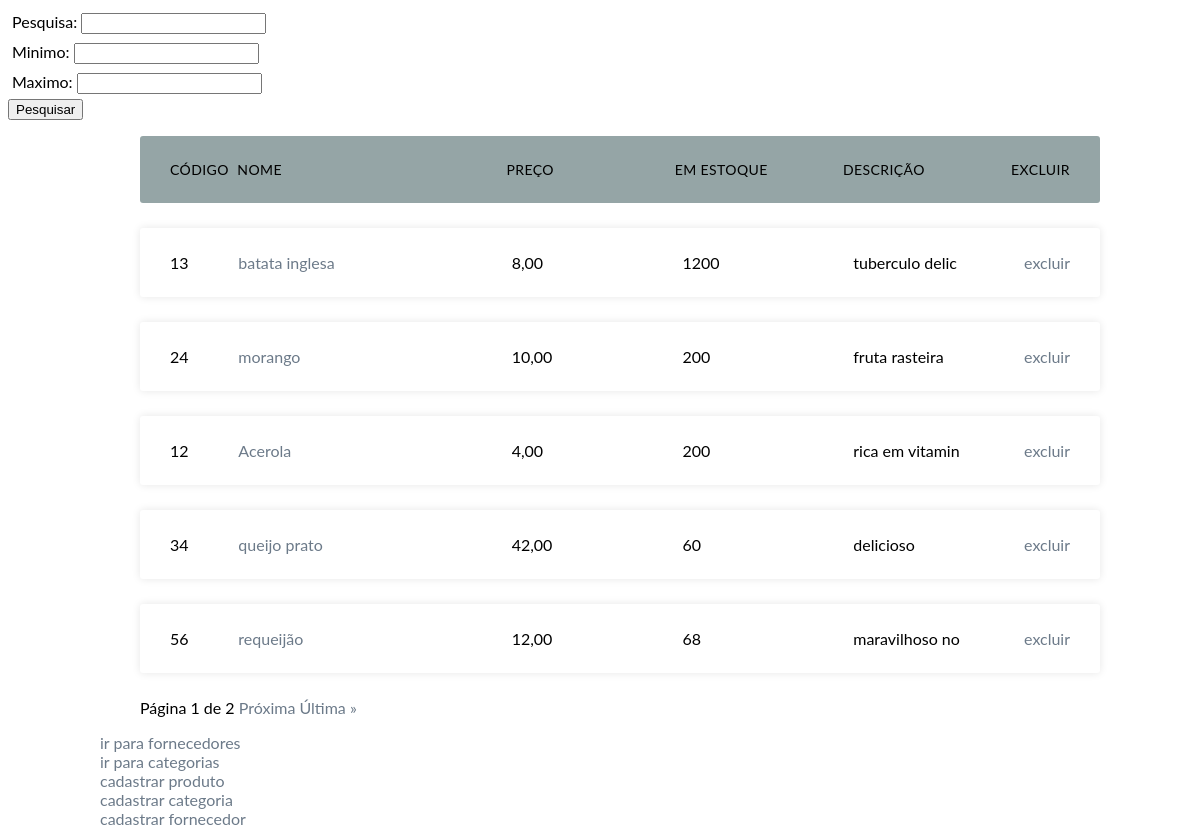
The page / on the database its author committed.
### core/models.py (models this page shows, shortened)
class Produto(models.Model):
    nome=models.CharField(max_length=140)
    codigo=models.CharField(max_length=140,unique=True)
    desc=models.TextField(blank=True,null=True)
    preco=models.DecimalField(max_digits=18,decimal_places=2)
    quantidade_estoque=models.IntegerField()
    data_criacao=models.DateField(default=datetime.now)
    foto=models.ImageField(null=True, blank=True, upload_to='produtos')
    fornecedor=models.ForeignKey(Fornecedor,on_delete=models.CASCADE,blank=True,null=True)
    categoria=models.ManyToManyField(Categoria)

### core/views.py (the view, shortened to what this page needs)
# urls.py: path('',Index.as_view(),name='Index'),
class Index(ListView):
    model=Produto
    template_name='core/Index.html'
    context_object_name='itens'
    paginate_by=5
    def get_context_data(self, **kwargs):
        context= super().get_context_data(**kwargs)
        context['navForm']=PesquisaForm()
        return context
    def get_queryset(self) :
        navform=PesquisaForm(self.request.GET or None)
        queryset=Produto.objects.all()
        return queryset

### core/forms.py
class PesquisaForm(forms.Form):
    pesquisa=forms.CharField(max_length=150,required=False)
    minimo=forms.IntegerField(required=False)
    maximo=forms.IntegerField(required=False)

### core/templates/core/Index.html (shortened to what this page needs)
{%extends 'base.html'%}
{%load static%}
{%block content%}
  {%include '_nav.html'%}
    <div class="container">
        <ul class="responsive-table">
          <li class="table-header">
            <div class="col col-1">código</div>
            <div class="col col-2">Nome</div>
            <div class="col col-3">Preço</div>
            <div class="col col-3">em estoque</div>
            <div class="col col-4">descrição</div>
            <div class="col col4">excluir</div>
          </li>
          {%for item in itens%}
            <li class="table-row">
                <div class="col col-1" data-label="codigo">{{item.codigo}}</div>
                <div class="col col-2" data-label="Nome"><a href="{%url 'detalhes_produto' item.id%}">{{item.nome}}</a></div>
                <div class="col col-3" data-label="preço">{{item.preco}}</div>
                <div class="col col-4" data-label="unidades em estoque">{{item.quantidade_estoque}}</div>
                <div class="col col-4" data-label="unidades em estoque">{{item.desc|slice:":15"}}</div>
                <div class="col col4"><a href="{%url 'excluir_produto' item.id%}">excluir</a></div>
            </li>
          {%endfor%}
            <span>
                Página {{ page_obj.number }} de {{ page_obj.paginator.num_pages }}
            </span>
          {% if page_obj.has_next %}
                <a href="?page={{ page_obj.next_page_number }}">Próxima</a>
                <a href="?page={{ page_obj.paginator.num_pages }}">Última &raquo;</a>
          {% endif %}
        </ul>
        <a href="{%url 'fornecedores'%}">ir para fornecedores</a>
        <br>
        <a href="{%url 'categorias'%}"> ir para categorias</a>
        <br>
        <a href="{%url 'cadastrar_produtos'%}">cadastrar produto</a>
        <br>
        <a href="{%url 'cadastrar_categorias'%}">cadastrar categoria</a>
        <br>
        <a href="{%url 'cadastrar_fornecedores'%}">cadastrar fornecedor</a>
      </div>
{%endblock%}

### templates/base.html (shortened to what this page needs)
{%load static%}
{%load static%}
<!DOCTYPE html>
<html lang="en">
<head>
    <link rel="stylesheet" href="{%static 'css/style.css'%}">
</head>
<body>
    {%block content%}{%endblock%}
</body>
</html>

### templates/_nav.html
<nav>
    <form action="" method="get">
        {{navForm}}
        <button type="submit">Pesquisar</button>
    </form>
</nav>

### static/css/style.css (style rules this page uses)
body { font-family: 'lato', sans-serif; }
a { text-decoration: none; color:#6C7A89; }
.container { max-width: 1000px; margin-left: auto; margin-right: auto; padding-left: 10px; padding-right: 10px; }
form div { padding: .25rem; }

### rows shown on the page
Produto: codigo "13", nome "batata inglesa", preco "8,00", quantidade_estoque "1200", desc "tuberculo delic"
Produto: codigo "24", nome "morango", preco "10,00", quantidade_estoque "200", desc "fruta rasteira"
Produto: codigo "12", nome "Acerola", preco "4,00", quantidade_estoque "200", desc "rica em vitamin"
Produto: codigo "34", nome "queijo prato", preco "42,00", quantidade_estoque "60", desc "delicioso"
Produto: codigo "56", nome "requeijão", preco "12,00", quantidade_estoque "68", desc "maravilhoso no"

### other values the page prints
{{ page_obj.number }} "1"
{{ page_obj.paginator.num_pages }} "2"
